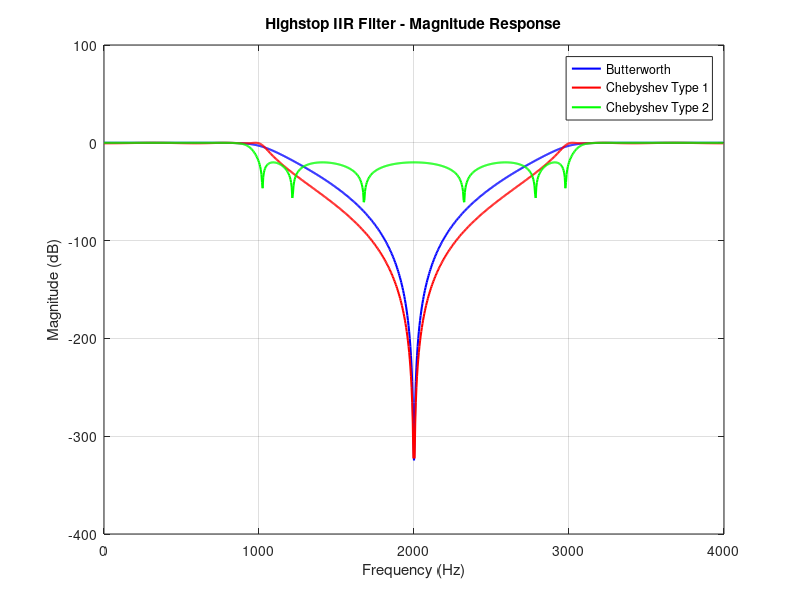
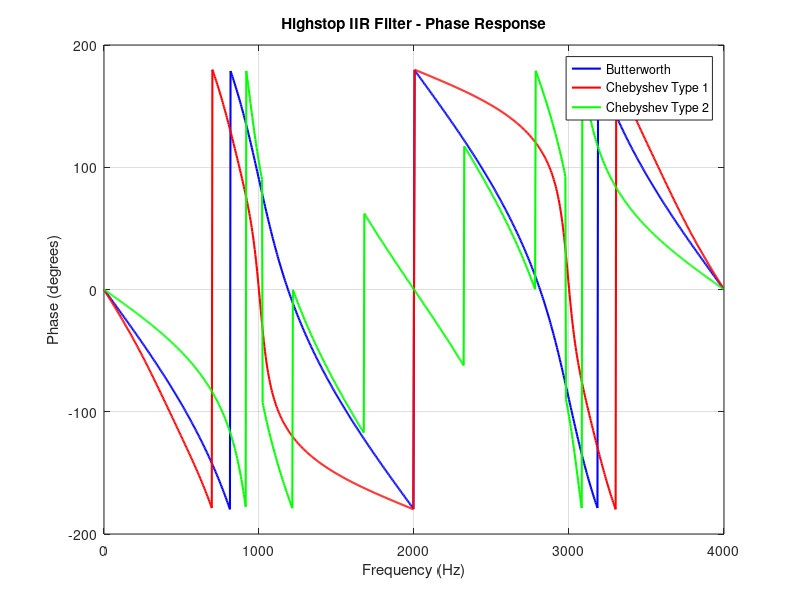

Recreate these plots in MATLAB, in order.
% Highstop IIR Filter Design and Comparison

clc; clear; close all;

% Filter Specifications
Fs = 8000; % Sampling frequency (Hz)
Fstop = [1000 3000]; % Stopband frequencies (Hz)
N = 6; % Filter order

% Normalize the stopband frequencies
Ws = 2 * Fstop / Fs;

% Butterworth Highstop Filter
[b_butter, a_butter] = butter(N, Ws, 'stop');

% Chebyshev Type 1 Highstop Filter
Rp = 0.5; % Passband ripple (dB)
[b_cheby1, a_cheby1] = cheby1(N, Rp, Ws, 'stop');

% Chebyshev Type 2 Highstop Filter
Rs = 20; % Stopband ripple (dB)
[b_cheby2, a_cheby2] = cheby2(N, Rs, Ws, 'stop');

% Frequency Response
[H_butter, f] = freqz(b_butter, a_butter, 1024, Fs);
[H_cheby1, ~] = freqz(b_cheby1, a_cheby1, 1024, Fs);
[H_cheby2, ~] = freqz(b_cheby2, a_cheby2, 1024, Fs);

% Plot Magnitude Responses
figure;
plot(f, 20*log10(abs(H_butter)), 'b', 'LineWidth', 1.5); hold on;
plot(f, 20*log10(abs(H_cheby1)), 'r', 'LineWidth', 1.5);
plot(f, 20*log10(abs(H_cheby2)), 'g', 'LineWidth', 1.5);
grid on; xlabel('Frequency (Hz)'); ylabel('Magnitude (dB)');
title('Highstop IIR Filter - Magnitude Response');
legend('Butterworth', 'Chebyshev Type 1', 'Chebyshev Type 2');

% Plot Phase Responses
figure;
plot(f, angle(H_butter) * (180/pi), 'b', 'LineWidth', 1.5); hold on;
plot(f, angle(H_cheby1) * (180/pi), 'r', 'LineWidth', 1.5);
plot(f, angle(H_cheby2) * (180/pi), 'g', 'LineWidth', 1.5);
grid on; xlabel('Frequency (Hz)'); ylabel('Phase (degrees)');
title('Highstop IIR Filter - Phase Response');
legend('Butterworth', 'Chebyshev Type 1', 'Chebyshev Type 2');
